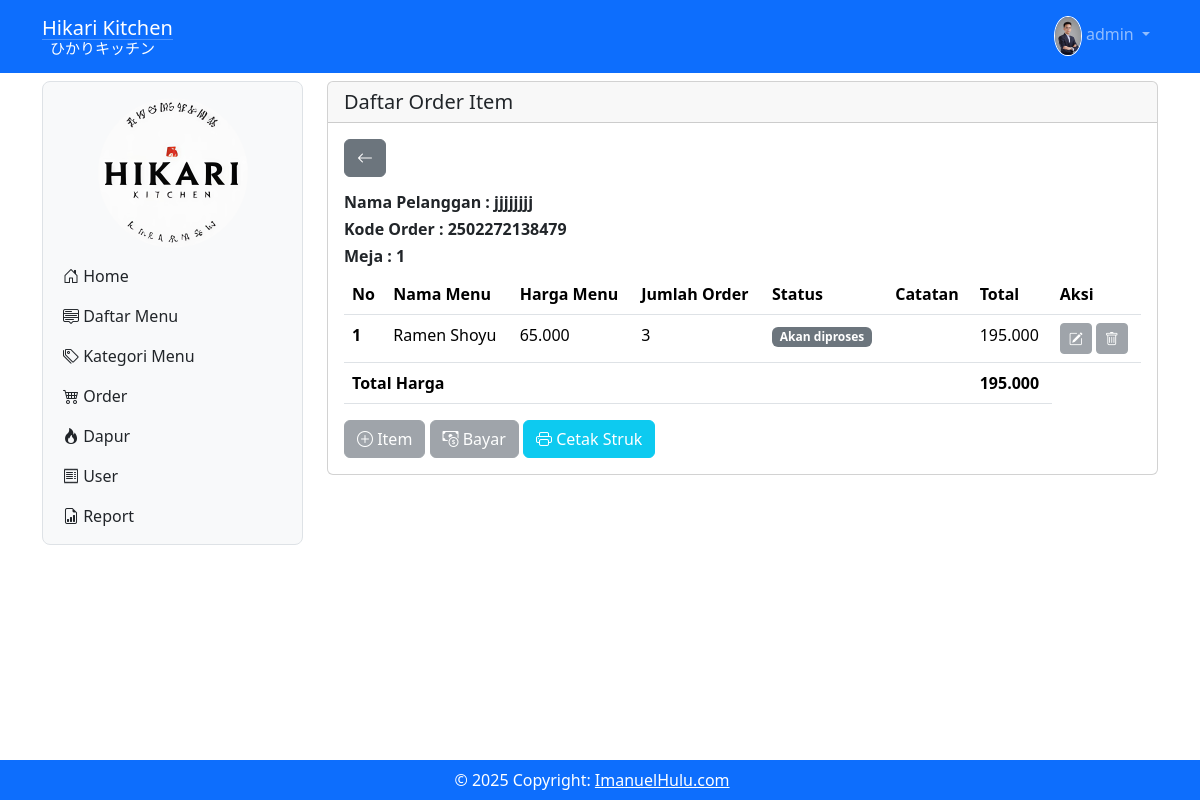
/?x=orderitem&order=2502272138479&nama_pelanggan=jjjjjjjj&meja=1 (signed in), run on the app's committed database.
### tables this page shows
CREATE TABLE `tbl_user` (
  `id` int(11) NOT NULL,
  `nama` varchar(200) NOT NULL,
  `username` varchar(200) NOT NULL,
  `level` int(1) NOT NULL,
  `nohp` varchar(15) NOT NULL,
  `alamat` varchar(200) NOT NULL,
  `password` varchar(200) NOT NULL,
  `gambar` varchar(200) NOT NULL
);

CREATE TABLE `tbl_list_order` (
  `id_list_order` int(11) NOT NULL,
  `id_order` bigint(20) NOT NULL,
  `id_menu` int(11) NOT NULL,
  `jumlah` int(11) NOT NULL,
  `catatan` varchar(300) NOT NULL,
  `status` varchar(300) NOT NULL
);

CREATE TABLE `tbl_daftar_menu` (
  `id_menu` int(11) NOT NULL,
  `gambar_menu` varchar(200) NOT NULL,
  `nama_menu` varchar(200) NOT NULL,
  `keterangan` varchar(200) NOT NULL,
  `id_kategori` int(11) NOT NULL,
  `harga` decimal(10,2) NOT NULL
);

### order_item.php (the view, shortened to what this page needs)
<?php
include('proses/connect.php');
$nama_pelanggan = $_GET['nama_pelanggan'];
$kode_order = $_GET['order'];
$meja = $_GET['meja'];
$query = mysqli_query($conn, "SELECT *, SUM(tbl_list_order.jumlah * tbl_daftar_menu.harga) AS total, tbl_order.waktu_order FROM tbl_list_order
LEFT JOIN tbl_order ON tbl_list_order.id_order = tbl_order.id_order
LEFT JOIN tbl_daftar_menu ON tbl_list_order.id_menu = tbl_daftar_menu.id_menu
LEFT JOIN tbl_bayar ON tbl_order.id_order = tbl_bayar.id_bayar
GROUP BY tbl_list_order.id_list_order
HAVING tbl_list_order.id_order = '$_GET[order]'");
$result = [];
while ($row = mysqli_fetch_assoc($query)) {
  $result[] = $row;
}
$daftarMenu = mysqli_query($conn, "SELECT *, CONCAT(tbl_daftar_menu.nama_menu,' (',tbl_kategori_menu.jenis_menu,' - ',tbl_kategori_menu.kategori,')') AS daftar_menu FROM tbl_daftar_menu LEFT JOIN tbl_kategori_menu ON tbl_kategori_menu.id_kategori = tbl_daftar_menu.id_kategori");
$menus = [];
while ($menu = mysqli_fetch_assoc($daftarMenu)) {
  $menus[] = $menu;
}
?>
<div class="col-lg-9 mt-2 mb-5">
  <div class="card">
    <h5 class="card-header">Daftar Order Item</h5>
    <div class="card-body">
      <a class="btn btn-secondary mb-3" href="order"><i class="bi bi-arrow-left"></i></a>
      <div class="row">
        <div class="col-4">
          <h6 class="fw-bold">Nama Pelanggan : <?php echo $nama_pelanggan ?></h6>
          <h6 class="fw-bold">Kode Order : <?php echo $kode_order ?></h6>
          <h6 class="fw-bold">Meja : <?php echo $meja ?></h6>
        </div>
        <?php $i = 1; ?>
        <?php foreach ($result as $row) { ?>
          <div class="modal fade" id="modalEdit<?php echo $i ?>" tabindex="-1" aria-labelledby="exampleModalLabel"
            aria-hidden="true">
            <div class="modal-dialog modal-xl modal-fullscreen-down">
              <div class="modal-content">
                <div class="modal-header">
                  <h1 class="modal-title fs-5" id="exampleModalLabel">Edit Order Item</h1>
                  <button type="button" class="btn-close" data-bs-dismiss="modal" aria-label="Close"></button>
                </div>
                <form action="proses/proses_edit_order_item.php" method="POST" class="needs-validation" novalidate
                  enctype="multipart/form-data">
                  <input type="hidden" name="id_list_order" value="<?php echo $row['id_list_order'] ?>">
                  <input type="hidden" name="kode_order" value="<?php echo $kode_order ?>">
                  <input type="hidden" name="meja" value="<?php echo $meja ?>">
                  <input type="hidden" name="nama_pelanggan" value="<?php echo $nama_pelanggan ?>">
                  <div class="modal-body">
                    <div class="row">
                      <div class="col-lg-8">
                        <div class="form-floating mb-3">
                          <select class="form-select" aria-label="Default select example" name="id_menu">
                            <?php foreach ($menus as $menu) { ?>
                              <?php if ($row['id_menu'] == $menu['id_menu']) { ?>
                                <option selected value="<?php echo $menu['id_menu'] ?>">
                                  <?php echo $menu['daftar_menu'] ?>
                                </option>
                              <?php } else { ?>
                                <option value="<?php echo $menu['id_menu'] ?>">
                                  <?php echo $menu['daftar_menu'] ?>
                                </option>
                              <?php } ?>
                            <?php } ?>
                          </select>
                          <label for="floatingInput">Menu Makanan/Minuman</label>
                          <div class="invalid-feedback">
                            Masukkan menu makanan/minuman.
                          </div>
                        </div>
                      </div>
                      <div class="col-lg-4">
                        <div class="form-floating mb-3">
                          <input type="number" class="form-control" id="floatingInput" placeholder="name@example.com"
                            name="jumlah_porsi" value="<?php echo $row['jumlah'] ?>">
                          <label for="floatingInput">Jumlah Porsi</label>
                          <div class="invalid-feedback">
                            Masukkan jumlah porsi.
                          </div>
                        </div>
                      </div>
                    </div>
                    <div class="row">
                      <div class="col-lg-12">
                        <div class="form-floating mb-3">
                          <input type="text" class="form-control" id="floatingPassword" placeholder="Password"
                            name="catatan" value="<?php echo $row['catatan'] ?>">
                          <label for="floatingPassword">Catatan</label>
                          <div class="invalid-feedback">
                            Masukkan Catatan.
                          </div>
                        </div>
                      </div>
                    </div>
                  </div>
                  <div class="modal-footer">
                    <button type="button" class="btn btn-secondary" data-bs-dismiss="modal">Close</button>
                    <button type="submit" name="edit_order_item" class="btn btn-primary">Save changes</button>
                  </div>
                </form>
              </div>
            </div>
          </div>
          <?php $i++; ?>
        <?php } ?>
        <?php $i = 1; ?>
        <?php foreach ($result as $row) { ?>
          <div class="modal fade" id="modalDelete<?php echo $i ?>" tabindex="-1" aria-labelledby="exampleModalLabel"
            aria-hidden="true">
            <div class="modal-dialog modal-md modal-fullscreen-down">
              <div class="modal-content">
                <div class="modal-header">
                  <h1 class="modal-title fs-5" id="exampleModalLabel">Delete Order Item</h1>
                  <button type="button" class="btn-close" data-bs-dismiss="modal" aria-label="Close"></button>
                </div>
                <form action="proses/proses_delete_order_item.php" method="POST" class="needs-validation" novalidate
                  enctype="multipart/form-data">
                  <input type="hidden" name="id_list_order" value="<?php echo $row['id_list_order'] ?>">
                  <input type="hidden" name="kode_order" value="<?php echo $kode_order ?>">
                  <input type="hidden" name="meja" value="<?php echo $meja ?>">
                  <input type="hidden" name="nama_pelanggan" value="<?php echo $nama_pelanggan ?>">
                  <div class="modal-body">
                    <div class="row">
                      <div class="col-12">
                        <p>Apakah anda yakin ingin menghapus order menu
                          <b><?php echo $row['nama_menu'] ?></b> ?
                        </p>
                      </div>
                    </div>
                  </div>
                  <div class="modal-footer">
                    <button type="button" class="btn btn-secondary" data-bs-dismiss="modal">Close</button>
                    <button type="submit" name="delete_order_item" class="btn btn-danger">Delete
                      Order Item</button>
                  </div>
                </form>
              </div>
            </div>
          </div>
          <?php $i++; ?>
        <?php } ?>
                <?php if ($result) { ?>
                        <?php $total_harga = 0; ?>
                        <?php $i = 1; ?>
                        <?php foreach ($result as $row) { ?>
                          <th scope="row"><?php echo $i ?></th>
                          <td><?php echo $row['nama_menu'] ?></td>
                          <td><?php echo number_format($row['harga'], 0, ',', '.') ?></td>
                          <td><?php echo $row['jumlah'] ?></td>
                          <td>
                            <?php if ($row['status'] == NULL) { ?>
                              <span class="badge text-bg-secondary">Akan diproses</span>
                            <?php } else if ($row['status'] == 1) { ?>
                                <span class="badge text-bg-warning">Diterima dapur</span>
                            <?php } else if ($row['status'] == 2) { ?>
                                  <span class="badge text-bg-primary">Siap saji</span>
                            <?php } ?>
                          </td>
                          <td><?php echo $row['catatan'] ?></td>
                          <td><?php echo number_format($row['total'], 0, ',', '.') ?></td>
                          </tr>
                          <?php $total_harga += $row['total'] ?>
                          <?php $i++; ?>
                        <?php } ?>
                <?php } else { ?>
                  <p>Data menu makanan dan minuman tidak ada</p>
                <?php } ?>
        <?php if ($result) { ?>
          <div class="table-responsive">
            <table class="table table-hover">
              <thead>
                <tr class="text-nowrap">
                  <th scope="col">No</th>
                  <th scope="col">Nama Menu</th>
                  <th scope="col">Harga Menu</th>
                  <th scope="col">Jumlah Order</th>
                  <th scope="col">Status</th>
                  <th scope="col">Catatan</th>
                  <th scope="col">Total</th>
                  <th scope="col">Aksi</th>
                </tr>
              </thead>
              <tbody>
                <?php $total_harga = 0; ?>
                <?php $i = 1; ?>
                <?php foreach ($result as $row) { ?>
                  <th scope="row"><?php echo $i ?></th>
                  <td><?php echo $row['nama_menu'] ?></td>
                  <td><?php echo number_format($row['harga'], 0, ',', '.') ?></td>
                  <td><?php echo $row['jumlah'] ?></td>
                  <td>
                    <?php if ($row['status'] == NULL) { ?>
                      <span class="badge text-bg-secondary">Akan diproses</span>
                    <?php } else if ($row['status'] == 1) { ?>
                        <span class="badge text-bg-warning">Diterima dapur</span>
                    <?php } else if ($row['status'] == 2) { ?>
                          <span class="badge text-bg-primary">Siap saji</span>
                    <?php } ?>
                  </td>
                  <td><?php echo $row['catatan'] ?></td>
                  <td><?php echo number_format($row['total'], 0, ',', '.') ?></td>
                  <td>
                    <div class="d-flex">
                      <button
                        class="<?php echo (isset($row['id_bayar'])) ? "btn btn-secondary btn-sm me-1 disabled" : " btn btn-warning btn-sm me-1"; ?>"
                        data-bs-toggle="modal" data-bs-target="#modalEdit<?php echo $i ?>">
                        <i class="bi bi-pencil-square"></i>
                      </button>
                      <button
                        class="<?php echo (isset($row['id_bayar'])) ? "btn btn-secondary btn-sm disabled" : " btn btn-danger btn-sm"; ?>"
                        data-bs-toggle="modal" data-bs-target="#modalDelete<?php echo $i ?>">
                        <i class="bi bi-trash"></i>
                      </button>
                    </div>
                  </td>
                  <?php $total_harga += $row['total'] ?>
                  <?php $i++; ?>
                <?php } ?>
                <tr>
                  <td class="fw-bold" colspan="6">Total Harga</td>
                  <td class="fw-bold"><?php echo number_format($total_harga, 0, ',', '.'); ?></td>
                </tr>
              </tbody>
            </table>
          </div>
        <?php } else { ?>
          <p>Data menu makanan dan minuman tidak ada</p>
        <?php } ?>
      </div>
      <div class="row">
        <div class="col-12">
          <div>
            <button
              class="<?php echo (!empty($row['id_bayar'])) ? "btn btn-secondary disabled" : " btn btn-success"; ?>"
              data-bs-toggle="modal" data-bs-target="#modalTambahMenuOrder">
              <i class="bi bi-plus-circle"></i> Item
            </button>
            <button
              class="<?php echo (!empty($row['id_bayar']) || empty($result)) ? "btn btn-secondary disabled" : " btn btn-success"; ?>"
              data-bs-toggle="modal" data-bs-target="#modalBayar">
              <i class="bi bi-cash-coin"></i> Bayar
            </button>
            <button
              class="<?php echo (empty($row['id_bayar']) || empty($result)) ? "btn btn-secondary disabled" : " btn btn-info"; ?> text-white"
              onclick="printStruk()">
              <i class="bi bi-printer"></i> Cetak Struk
            </button>
          </div>
        </div>
      </div>
    </div>
  </div>

### navbar.php (shortened to what this page needs)
<?php
include('proses/connect.php');
$query = mysqli_query($conn, "SELECT * FROM tbl_user");
?>
<nav class="navbar navbar-expand navbar-dark bg-primary sticky-top">
    <div class="container-lg">
        <a class="navbar-brand d-flex" href=".">
            <div class="">
                <p class="">Hikari Kitchen</p>
                <hr class="" style="margin-top: -20px;">
                <p class="text-align ms-2" style="margin-top: -19px; margin-bottom:0px; font-size:15px;">ひかりキッチン</p>
            </div>
        </a>
        <div class="collapse navbar-collapse justify-content-end" id="navbarNavDropdown">
            <ul class="navbar-nav">
                <li class="nav-item dropdown d-flex">
                    <a class="nav-link dropdown-toggle" href="#" role="button" data-bs-toggle="dropdown"
                        aria-expanded="false">
                        <div class="d-inline-block">
                            <img src="assets/img/user/<?php echo $result['gambar']; ?>" alt="" width="100%"
                                height="40px" style="border-radius: 50%; border: 1px solid #FFF">
                        </div>
                        <?php echo $result['nama']; ?>
                    </a>
                </li>
            </ul>
        </div>
    </div>
</nav>

### data on the page
tbl_user: gambar (picture), nama "admin"
tbl_list_order: id_menu.nama_menu "Ramen Shoyu", id_menu.harga "65.000", jumlah "3", status "Akan diproses", total "195.000"

### other printed values
$nama_pelanggan "jjjjjjjj"
$kode_order "2502272138479"
$meja "1"
$total_harga "195.000"
